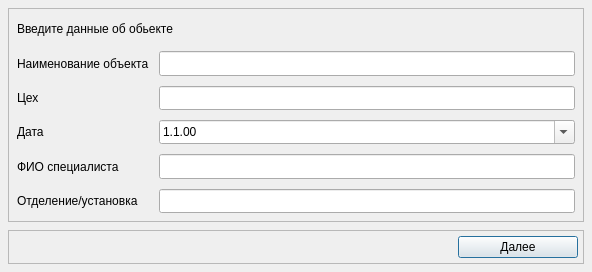
<?xml version="1.0" encoding="UTF-8"?>
<ui version="4.0">
 <class>ObjectWindow</class>
 <widget class="QDialog" name="ObjectWindow">
  <property name="geometry">
   <rect>
    <x>0</x>
    <y>0</y>
    <width>592</width>
    <height>272</height>
   </rect>
  </property>
  <property name="sizePolicy">
   <sizepolicy hsizetype="Maximum" vsizetype="Preferred">
    <horstretch>0</horstretch>
    <verstretch>0</verstretch>
   </sizepolicy>
  </property>
  <property name="windowTitle">
   <string>Информация об объекте</string>
  </property>
  <property name="styleSheet">
   <string notr="true"/>
  </property>
  <layout class="QVBoxLayout" name="verticalLayout">
   <property name="spacing">
    <number>8</number>
   </property>
   <property name="leftMargin">
    <number>8</number>
   </property>
   <property name="topMargin">
    <number>8</number>
   </property>
   <property name="rightMargin">
    <number>8</number>
   </property>
   <property name="bottomMargin">
    <number>8</number>
   </property>
   <item>
    <widget class="QFrame" name="frame_object_Section">
     <property name="styleSheet">
      <string notr="true"/>
     </property>
     <property name="frameShape">
      <enum>QFrame::Shape::StyledPanel</enum>
     </property>
     <property name="frameShadow">
      <enum>QFrame::Shadow::Raised</enum>
     </property>
     <layout class="QGridLayout" name="gridLayout">
      <property name="leftMargin">
       <number>8</number>
      </property>
      <property name="topMargin">
       <number>8</number>
      </property>
      <property name="rightMargin">
       <number>8</number>
      </property>
      <property name="bottomMargin">
       <number>8</number>
      </property>
      <property name="spacing">
       <number>10</number>
      </property>
      <item row="6" column="0">
       <widget class="QLabel" name="label_department">
        <property name="sizePolicy">
         <sizepolicy hsizetype="Preferred" vsizetype="Preferred">
          <horstretch>0</horstretch>
          <verstretch>0</verstretch>
         </sizepolicy>
        </property>
        <property name="text">
         <string>Отделение/установка</string>
        </property>
       </widget>
      </item>
      <item row="3" column="0">
       <widget class="QLabel" name="label_manufactory">
        <property name="sizePolicy">
         <sizepolicy hsizetype="Preferred" vsizetype="Preferred">
          <horstretch>0</horstretch>
          <verstretch>0</verstretch>
         </sizepolicy>
        </property>
        <property name="text">
         <string>Цех</string>
        </property>
       </widget>
      </item>
      <item row="4" column="0">
       <widget class="QLabel" name="label_date">
        <property name="sizePolicy">
         <sizepolicy hsizetype="Preferred" vsizetype="Preferred">
          <horstretch>0</horstretch>
          <verstretch>0</verstretch>
         </sizepolicy>
        </property>
        <property name="text">
         <string>Дата</string>
        </property>
       </widget>
      </item>
      <item row="3" column="1">
       <widget class="QLineEdit" name="lineEdit_manufactory">
        <property name="sizePolicy">
         <sizepolicy hsizetype="Expanding" vsizetype="Preferred">
          <horstretch>0</horstretch>
          <verstretch>0</verstretch>
         </sizepolicy>
        </property>
       </widget>
      </item>
      <item row="1" column="1">
       <widget class="QLineEdit" name="lineEdit_object">
        <property name="sizePolicy">
         <sizepolicy hsizetype="Expanding" vsizetype="Preferred">
          <horstretch>0</horstretch>
          <verstretch>0</verstretch>
         </sizepolicy>
        </property>
       </widget>
      </item>
      <item row="5" column="1">
       <widget class="QLineEdit" name="lineEdit_FIO">
        <property name="sizePolicy">
         <sizepolicy hsizetype="Expanding" vsizetype="Preferred">
          <horstretch>0</horstretch>
          <verstretch>0</verstretch>
         </sizepolicy>
        </property>
       </widget>
      </item>
      <item row="6" column="1">
       <widget class="QLineEdit" name="lineEdit_department">
        <property name="sizePolicy">
         <sizepolicy hsizetype="Expanding" vsizetype="Preferred">
          <horstretch>0</horstretch>
          <verstretch>0</verstretch>
         </sizepolicy>
        </property>
       </widget>
      </item>
      <item row="5" column="0">
       <widget class="QLabel" name="label_FIO">
        <property name="sizePolicy">
         <sizepolicy hsizetype="Preferred" vsizetype="Preferred">
          <horstretch>0</horstretch>
          <verstretch>0</verstretch>
         </sizepolicy>
        </property>
        <property name="text">
         <string>ФИО специалиста</string>
        </property>
       </widget>
      </item>
      <item row="1" column="0">
       <widget class="QLabel" name="label_object">
        <property name="sizePolicy">
         <sizepolicy hsizetype="Preferred" vsizetype="Preferred">
          <horstretch>0</horstretch>
          <verstretch>0</verstretch>
         </sizepolicy>
        </property>
        <property name="text">
         <string>Наименование объекта</string>
        </property>
       </widget>
      </item>
      <item row="4" column="1">
       <widget class="QDateEdit" name="dateEdit">
        <property name="sizePolicy">
         <sizepolicy hsizetype="Expanding" vsizetype="Preferred">
          <horstretch>0</horstretch>
          <verstretch>0</verstretch>
         </sizepolicy>
        </property>
        <property name="layoutDirection">
         <enum>Qt::LayoutDirection::LeftToRight</enum>
        </property>
        <property name="buttonSymbols">
         <enum>QAbstractSpinBox::ButtonSymbols::NoButtons</enum>
        </property>
        <property name="keyboardTracking">
         <bool>true</bool>
        </property>
        <property name="showGroupSeparator" stdset="0">
         <bool>false</bool>
        </property>
        <property name="minimumDateTime">
         <datetime>
          <hour>0</hour>
          <minute>0</minute>
          <second>0</second>
          <year>1752</year>
          <month>9</month>
          <day>14</day>
         </datetime>
        </property>
        <property name="currentSection">
         <enum>QDateTimeEdit::Section::MonthSection</enum>
        </property>
        <property name="displayFormat">
         <string>M.d.yy</string>
        </property>
        <property name="calendarPopup">
         <bool>true</bool>
        </property>
       </widget>
      </item>
      <item row="0" column="0" colspan="2">
       <widget class="QLabel" name="label_objectInfo_Title">
        <property name="sizePolicy">
         <sizepolicy hsizetype="Maximum" vsizetype="Preferred">
          <horstretch>0</horstretch>
          <verstretch>0</verstretch>
         </sizepolicy>
        </property>
        <property name="minimumSize">
         <size>
          <width>300</width>
          <height>0</height>
         </size>
        </property>
        <property name="lineWidth">
         <number>1</number>
        </property>
        <property name="text">
         <string>Введите данные об обьекте</string>
        </property>
        <property name="alignment">
         <set>Qt::AlignmentFlag::AlignLeading|Qt::AlignmentFlag::AlignLeft|Qt::AlignmentFlag::AlignVCenter</set>
        </property>
       </widget>
      </item>
     </layout>
    </widget>
   </item>
   <item>
    <widget class="QFrame" name="frame_menu_Section">
     <property name="sizePolicy">
      <sizepolicy hsizetype="Preferred" vsizetype="Maximum">
       <horstretch>0</horstretch>
       <verstretch>0</verstretch>
      </sizepolicy>
     </property>
     <property name="frameShape">
      <enum>QFrame::Shape::StyledPanel</enum>
     </property>
     <property name="frameShadow">
      <enum>QFrame::Shadow::Raised</enum>
     </property>
     <layout class="QHBoxLayout" name="horizontalLayout">
      <property name="spacing">
       <number>10</number>
      </property>
      <property name="leftMargin">
       <number>5</number>
      </property>
      <property name="topMargin">
       <number>5</number>
      </property>
      <property name="rightMargin">
       <number>5</number>
      </property>
      <property name="bottomMargin">
       <number>5</number>
      </property>
      <item>
       <spacer name="horizontalSpacer_2">
        <property name="orientation">
         <enum>Qt::Orientation::Horizontal</enum>
        </property>
        <property name="sizeHint" stdset="0">
         <size>
          <width>40</width>
          <height>20</height>
         </size>
        </property>
       </spacer>
      </item>
      <item>
       <widget class="QPushButton" name="pushButton_start">
        <property name="enabled">
         <bool>true</bool>
        </property>
        <property name="minimumSize">
         <size>
          <width>120</width>
          <height>0</height>
         </size>
        </property>
        <property name="text">
         <string>Далее</string>
        </property>
        <property name="default">
         <bool>true</bool>
        </property>
       </widget>
      </item>
     </layout>
    </widget>
   </item>
  </layout>
 </widget>
 <resources/>
 <connections/>
</ui>
